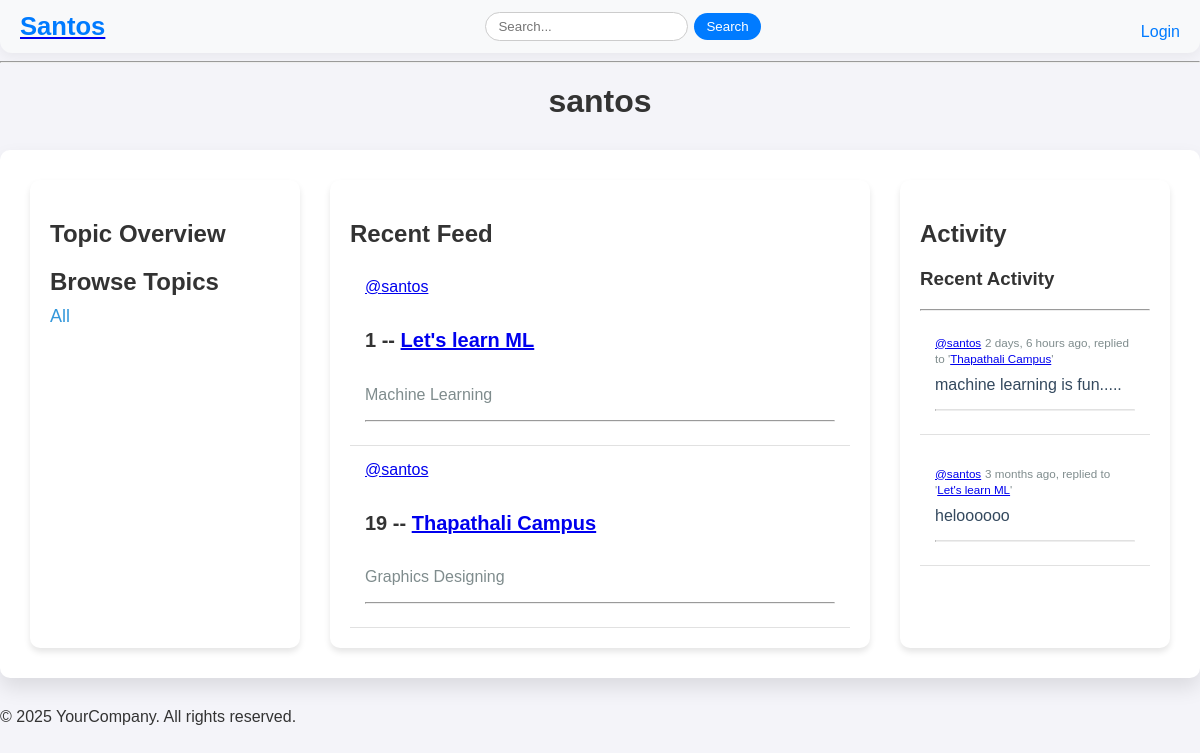
Page /profile/1/ on the committed database.
### man/models.py (models this page shows, shortened)
class Room(models.Model):
    host=models.ForeignKey(User, on_delete=models.CASCADE)
    topic=models.ForeignKey(Topic, on_delete=models.CASCADE)
    name=models.CharField( max_length=50)
    participants = models.ManyToManyField(User,related_name='participants',blank=True)
    description=models.TextField(blank=True,null=True)
    updated=models.DateTimeField(auto_now=True)
    created=models.DateTimeField( auto_now_add=True)
    class Meta:
        ordering = ['-updated','-created']

class Topic(models.Model):
    topic=models.CharField( max_length=50)

class Message(models.Model):
    user=models.ForeignKey(User, on_delete=models.CASCADE , related_name='messages')
    room = models.ForeignKey(Room, on_delete=models.CASCADE , related_name='messages')
    body = models.TextField()
    updated = models.DateTimeField( auto_now=True)
    created = models.DateTimeField(auto_now_add=True)
    class Meta:
      ordering = ['-updated','-created']

### man/views.py (the view)
# urls.py: path('profile/<str:pk>/',views.Profile,name='profile'),
def Profile(request,pk):
    try:
      user = User.objects.get(id=int(pk))
      rooms = user.room_set.all() #we can access all the childrens of the class just by doing modelname_set.all or whatever.
      room_messages =user.messages.all()
      topics = Topic.objects.all()
    except:
        return HttpResponse("User not Found")
    context = {
    'user':user,
    'rooms':rooms,
    'room_messages':room_messages,
    'topics':topics,
    }
    return render(request,'profile.html',context)

### templates/profile.html (shortened to what this page needs)
{% extends "base.html" %}
{% load static %}
{% block nothing %}<link rel="stylesheet" href="{% static 'styles/profile.css' %}">{% endblock nothing %}
{% block body %}
<h1 class="profile-title">{{ user.username }}</h1>
<div class="profile-container">
    <div class="sidebar topic">
        <h2>Topic Overview</h2>
        {% include "topiccomp.html" %}
    </div>
    <div class="main-content">
        <h2>Recent Feed</h2>
        {% include "feedcomp.html" %}
    </div>
    <div class="activity">
        <h2>Activity</h2>
        {% include "activitycomp.html" %}
    </div>
</div>
{% endblock body %}

### templates/feedcomp.html (shortened to what this page needs)
{% for room in rooms %}
    <div class="room-item">
        <div class="room-details">
            <a href="{% url 'profile' pk=room.host.id %}" class="host-link">@{{ room.host.username }}</a>
            <h5 class="room-title">{{ room.id }} -- <a href="{% url 'room' pk=room.id %}" class="room-link">{{ room.name }}</a></h5>
            <p class="room-topic">{{ room.topic.topic }}</p>
        </div>
        <hr class="room-divider">
    </div>
{% endfor %}

### templates/activitycomp.html (shortened to what this page needs)
<h3>Recent Activity</h3>
<hr class="divider">
{% for message in room_messages %}
<div class="activity-item">
  <div class="activity-meta">
    <small><a href="{% url 'profile' message.user.id %}" class="user-link">@{{ message.user }}</a></small>
    <small>{{ message.created | timesince }} ago, replied to '<a href='{% url 'room' pk=message.room.id %}' class="room-link">{{ message.room.name }}</a>'</small>
  </div>
  <p class="activity-message">{{ message.body }}</p>
  <hr class="activity-divider">
</div>
{% endfor %}

### static/styles/profile.css (style rules this page uses)
body { background-color: #f4f4f9; font-family: 'Arial', sans-serif; color: #333; margin: 0; padding: 0; }
.profile-title { text-align: center; font-size: 32px; font-weight: bold; color: #333; margin-top: 20px; margin-bottom: 30px; }
.profile-container { display: grid; grid-template-columns: 1fr 2fr 1fr; gap: 30px; padding: 30px; margin: 30px auto; max-width: 1200px; background-color: #ffffff; border-radius: 10px; box-shadow: 0px 10px 20px rgba(0, 0, 0, 0.1); }
.sidebar, .activity { background-color: #ffffff; padding: 20px; border-radius: 10px; box-shadow: 0px 4px 6px rgba(0, 0, 0, 0.1); }
.topic { grid-column: 1; }
.topic h2 { font-size: 24px; color: #333; margin-bottom: 10px; }
.main-content { background-color: #ffffff; padding: 20px; border-radius: 10px; box-shadow: 0px 4px 6px rgba(0, 0, 0, 0.1); }
.main-content h2 { font-size: 24px; color: #333; margin-bottom: 15px; }
.activity-item { padding: 15px; border-bottom: 1px solid #e1e1e1; margin-bottom: 15px; }
.activity-meta { margin-bottom: 5px; font-size: 14px; color: #7f8c8d; }
.activity-message { margin: 10px 0; color: #34495e; }
.activity-divider { border-top: 1px solid #e1e1e1; margin-top: 15px; }
.room-item { padding: 15px; border-bottom: 1px solid #e1e1e1; }
.room-title { font-size: 20px; color: #333; }
.room-topic { color: #7f8c8d; }

### rows in the picture
Room: host.username "santos", id "1", name "Let's learn ML", topic.topic "Machine Learning"
Room: host.username "santos", id "19", name "Thapathali Campus", topic.topic "Graphics Designing"
Message: user "santos", created "2 days, 6 hours", room.name "Thapathali Campus", body "machine learning is fun....."
Message: user "santos", created "3 months", room.name "Let's learn ML", body "heloooooo"

### other values in the picture
{{ user.username }} "santos"
